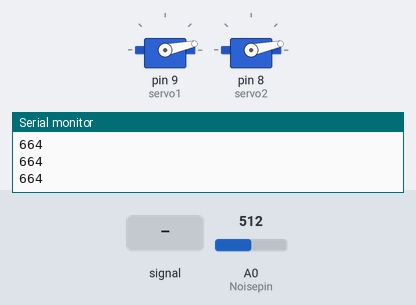
Recording of a sketch running on a simulated Arduino Uno, built with avr-gcc and run on an emulated ATmega328P. Shown: 2 × servo, the last lines printed to the serial monitor. Inputs (shaded band) come from the test bench; at power-on: A0 (Noisepin) = 512.

Above: at 1.2 s.
1.3 s: A0 (Noisepin) fed a 2 Hz sine of ±306 counts around its level
At 1.5 s:
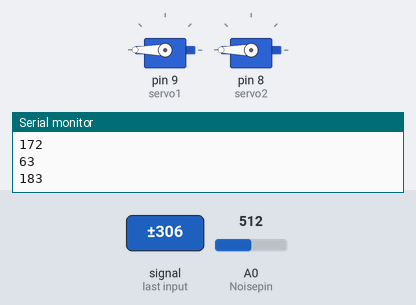
4.3 s: A0 (Noisepin) set to 900
At 6.0 s:
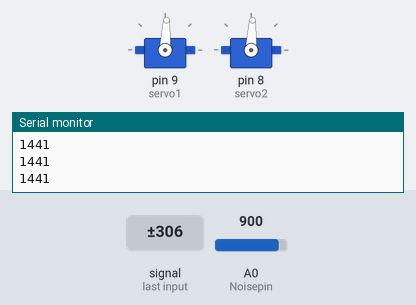
7.3 s: A0 (Noisepin) set to 1023
At 7.72 s:
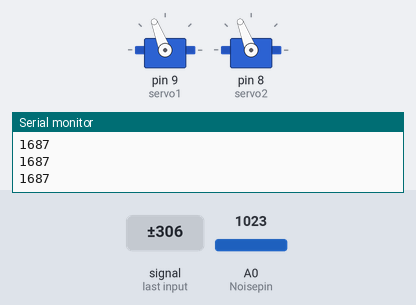
10.3 s: A0 (Noisepin) set to 306
11.8 s: A0 (Noisepin) fed a 2 Hz sine of ±306 counts around its level
14.8 s: A0 (Noisepin) set to 122
At 15.2 s:
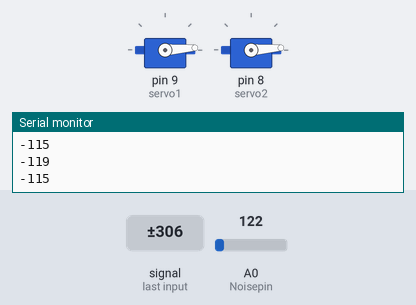
Timing chart, 0 to 17.3 s (numbered marks = the images above; inputs shaded):
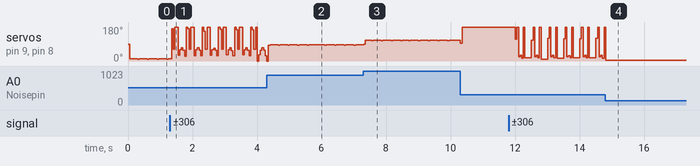

Measured:
- after the input at 14.8 s, servo on pin 9 (servo1), servo on pin 8 (servo2): goes on until 14.8 s, then stays 4°

The sketch:

VISUALIZING_NOISE_code.ino
```cpp
/****************************************
Visualizing Noise
credits to jayanth
****************************************/

#include <Servo.h>
int Noisepin= A0;    //sound sensor on analog pin A0
int sensorValue=0;    //variable to store value coming from sensor (good practice to do this)
int outValue=0;
Servo servo1;     //create servo object to control servo 1 (white wire)
Servo servo2;     //servo 2 (yellow wire) control object

const int sampleWindow = 50; // Sample window width in mS (250 mS = 4Hz)

// put setup code here, to run once:
void setup()
{
  Serial.begin(9600);   //initialize serial communication at 9600 bits per second(bps):
  servo1.attach(9);
  servo2.attach(8);
}

// put main code here, to run repeatedly:
void loop()
{
  long sum = 0;
  unsigned long start= millis();  // Start of sample window
  while (millis() - start < sampleWindow)
{
    sensorValue= analogRead (Noisepin);   //analogRead takes value and puts it on 0-1023 values
    sum += sensorValue;
}

  float voltage = (sum *100/1023.0);    //multiplying the sensitivity by 100
  //Serial.print(voltage);
  //Serial.print(" ");
  outValue = map (voltage, 8000,12000, 0, 180);   //scale to use with servo (value between 0 and 180)
    Serial.println (outValue); //-20 is to eliminate background noise

  if (outValue*800>0) {
  servo1.write (outValue);     //sets servo1 position according to the scaled value
  servo2.write (outValue);

  }
  //delay (30);     //wait 30ms for servo to get there
}
```
